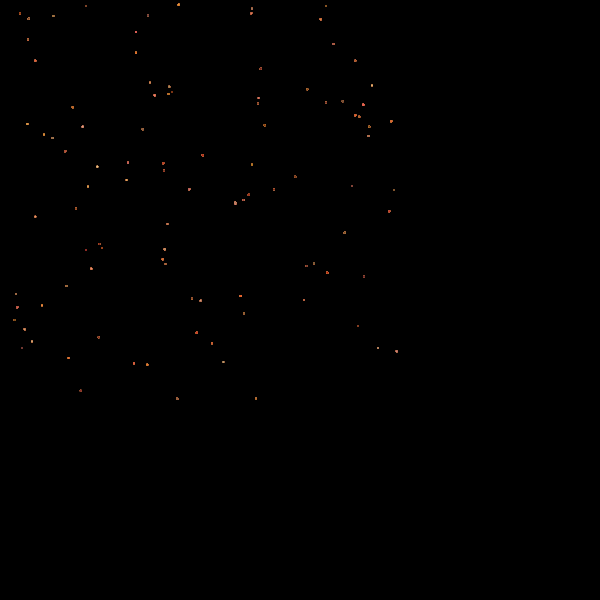
Frame 1 (no input)
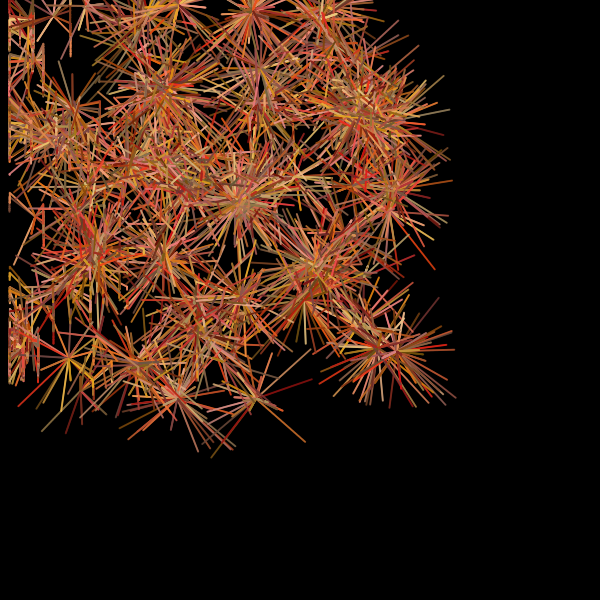
Frame 60 (the mouse pressed at the canvas centre just before this capture)
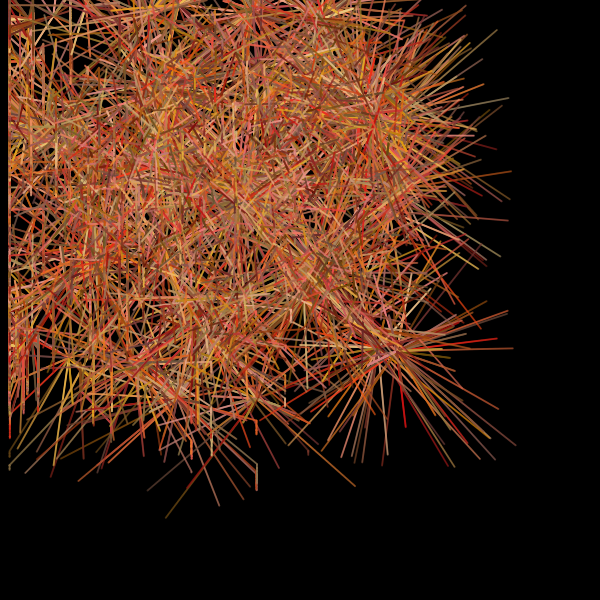
Frame 120 (the mouse held since frame 60 and released just before this capture)

The Processing sketch that drew these frames (run headless with seeded random() and noise(); from frame 60 on, the mouse is pressed at the canvas centre):

// Processing sketch: processing_136967
// ── processing_136967.pde

Particula polvo;
ArrayList<Flare> flares;

void setup(){
  size(600,600);
  background(0);
  smooth();
  colorMode(HSB);
  flares = new ArrayList<Flare>();
  
  for(int cantPolvo = 0; cantPolvo <= 100; cantPolvo++){
    
    int flareX = (int)random(width);
    int flareY = (int)random(height);
    int cantRayos = (int)random(10,50);
    //PVector ini = new PVector(flareX,flareY);
    
    flares.add(new Flare(cantRayos, flareX, flareY));    
  } 
 
}


void draw(){
  
  for(int i = 0; i < flares.size(); i++){
    flares.get(i).update();
  }
}
class Flare {
  ArrayList<Particula> bombetas; 
  int we, he;

  Flare(int cantBombetas, int w, int h) {
    bombetas = new ArrayList<Particula>();
    we = w;
    he = h;
    PVector ini = new PVector(w/1.5, h/1.5);
    for (int cant = 0; cant <= cantBombetas; cant++) {
      bombetas.add(new Particula(ini));
    }
  }

  void update() {
    for (int i = 0; i < bombetas.size(); i++) {
      bombetas.get(i).display();
      bombetas.get(i).update(we-10, he-10);
    }
  }
}

class Particula {
  PVector position;
  PVector velocity;
  PVector acceleration;
  color colour;
  int h,s,b,a;


  Particula(PVector initial) {
    position = initial.get();
    h = (int)random(0,30);//(int)random(240);
    s = (int)random(100,240);
    b = (int)random(100,240);
    a = 255;
    //color colour = new color(r,g,b);
    velocity = new PVector(random(-1, 1), random(-1, 1));
    acceleration = new PVector(0, 0.0001);
    
  }

  void update(int w, int h) {
    if(position.x <= 10 || position.x >= w){
      velocity.x = 0;
      velocity.y = random(0,1);
    }
    position.add(velocity);
    velocity.add(acceleration);
    a-=0.00005;
  }

  void display() {
    fill(h,s,b,a);
    noStroke();
    ellipse(position.x, position.y, 2, 2);
  }
}
